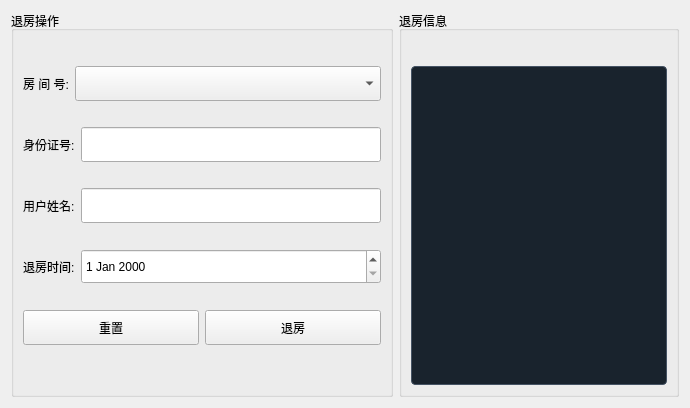
         <widget class="QWidget" name="tab_2">
          <attribute name="title">
           <string>退房操作</string>
          </attribute>
          <layout class="QGridLayout" name="gridLayout_11" columnstretch="1,2">
           <item row="0" column="1">
            <widget class="QGroupBox" name="groupBox_2">
             <property name="title">
              <string>退房信息</string>
             </property>
             <layout class="QGridLayout" name="gridLayout_10">
              <property name="topMargin">
               <number>35</number>
              </property>
              <item row="0" column="0">
               <widget class="QTextEdit" name="editCheckOutMessagePgU2">
                <property name="styleSheet">
                 <string notr="true">QTextEdit {
  background-color: #19232D;
  color: #E0E1E3;
  border-radius: 4px;
  border: 1px solid #455364;
}

QTextEdit:focus {
  border: 1px solid #1A72BB;
}

QTextEdit:selected {
  background: #346792;
  color: #455364;
}
</string>
                </property>
               </widget>
              </item>
             </layout>
            </widget>
           </item>
           <item row="0" column="0">
            <widget class="QGroupBox" name="groupBox">
             <property name="title">
              <string>退房操作</string>
             </property>
             <layout class="QVBoxLayout" name="verticalLayout_6">
              <property name="topMargin">
               <number>35</number>
              </property>
              <item>
               <layout class="QHBoxLayout" name="horizontalLayout_29">
                <item>
                 <widget class="QLabel" name="label_28">
                  <property name="minimumSize">
                   <size>
                    <width>0</width>
                    <height>35</height>
                   </size>
                  </property>
                  <property name="text">
                   <string>房 间 号:</string>
                  </property>
                 </widget>
                </item>
                <item>
                 <widget class="QComboBox" name="comboBoxRoomIdPgU2">
                  <property name="sizePolicy">
                   <sizepolicy hsizetype="Expanding" vsizetype="Minimum">
                    <horstretch>0</horstretch>
                    <verstretch>0</verstretch>
                   </sizepolicy>
                  </property>
                  <property name="minimumSize">
                   <size>
                    <width>0</width>
                    <height>25</height>
                   </size>
                  </property>
                 </widget>
                </item>
               </layout>
              </item>
              <item>
               <spacer name="verticalSpacer_33">
                <property name="orientation">
                 <enum>Qt::Vertical</enum>
                </property>
                <property name="sizeType">
                 <enum>QSizePolicy::Minimum</enum>
                </property>
                <property name="sizeHint" stdset="0">
                 <size>
                  <width>20</width>
                  <height>20</height>
                 </size>
                </property>
               </spacer>
              </item>
              <item>
               <layout class="QHBoxLayout" name="horizontalLayout_31">
                <item>
                 <widget class="QLabel" name="label_30">
                  <property name="text">
                   <string>身份证号:</string>
                  </property>
                 </widget>
                </item>
                <item>
                 <widget class="QLineEdit" name="editIdPgU2">
                  <property name="minimumSize">
                   <size>
                    <width>300</width>
                    <height>35</height>
                   </size>
                  </property>
                 </widget>
                </item>
               </layout>
              </item>
              <item>
               <spacer name="verticalSpacer_34">
                <property name="orientation">
                 <enum>Qt::Vertical</enum>
                </property>
                <property name="sizeType">
                 <enum>QSizePolicy::Minimum</enum>
                </property>
                <property name="sizeHint" stdset="0">
                 <size>
                  <width>20</width>
                  <height>20</height>
                 </size>
                </property>
               </spacer>
              </item>
              <item>
               <layout class="QHBoxLayout" name="horizontalLayout_30">
                <item>
                 <widget class="QLabel" name="label_29">
                  <property name="text">
                   <string>用户姓名:</string>
                  </property>
                 </widget>
                </item>
                <item>
                 <widget class="QLineEdit" name="editNamePgU2">
                  <property name="minimumSize">
                   <size>
                    <width>0</width>
                    <height>35</height>
                   </size>
                  </property>
                 </widget>
                </item>
               </layout>
              </item>
              <item>
               <spacer name="verticalSpacer_35">
                <property name="orientation">
                 <enum>Qt::Vertical</enum>
                </property>
                <property name="sizeType">
                 <enum>QSizePolicy::Minimum</enum>
                </property>
                <property name="sizeHint" stdset="0">
                 <size>
                  <width>20</width>
                  <height>20</height>
                 </size>
                </property>
               </spacer>
              </item>
              <item>
               <layout class="QHBoxLayout" name="horizontalLayout_33">
                <item>
                 <widget class="QLabel" name="label_31">
                  <property name="text">
                   <string>退房时间:</string>
                  </property>
                 </widget>
                </item>
                <item>
                 <widget class="QDateEdit" name="dateEditCheckOutPgU2">
                  <property name="sizePolicy">
                   <sizepolicy hsizetype="Expanding" vsizetype="Fixed">
                    <horstretch>0</horstretch>
                    <verstretch>0</verstretch>
                   </sizepolicy>
                  </property>
                  <property name="minimumSize">
                   <size>
                    <width>0</width>
                    <height>35</height>
                   </size>
                  </property>
                 </widget>
                </item>
               </layout>
              </item>
              <item>
               <spacer name="verticalSpacer_36">
                <property name="orientation">
                 <enum>Qt::Vertical</enum>
                </property>
                <property name="sizeType">
                 <enum>QSizePolicy::Minimum</enum>
                </property>
                <property name="sizeHint" stdset="0">
                 <size>
                  <width>20</width>
                  <height>20</height>
                 </size>
                </property>
               </spacer>
              </item>
              <item>
               <layout class="QHBoxLayout" name="horizontalLayout_32">
                <item>
                 <widget class="QPushButton" name="btnResetPgU2">
                  <property name="minimumSize">
                   <size>
                    <width>0</width>
                    <height>35</height>
                   </size>
                  </property>
                  <property name="text">
                   <string>重置</string>
                  </property>
                 </widget>
                </item>
                <item>
                 <widget class="QPushButton" name="btnCheckOutPgU2">
                  <property name="minimumSize">
                   <size>
                    <width>0</width>
                    <height>35</height>
                   </size>
                  </property>
                  <property name="text">
                   <string>退房</string>
                  </property>
                 </widget>
                </item>
               </layout>
              </item>
              <item>
               <spacer name="verticalSpacer_32">
                <property name="orientation">
                 <enum>Qt::Vertical</enum>
                </property>
                <property name="sizeHint" stdset="0">
                 <size>
                  <width>20</width>
                  <height>40</height>
                 </size>
                </property>
               </spacer>
              </item>
             </layout>
            </widget>
           </item>
          </layout>
         </widget>
